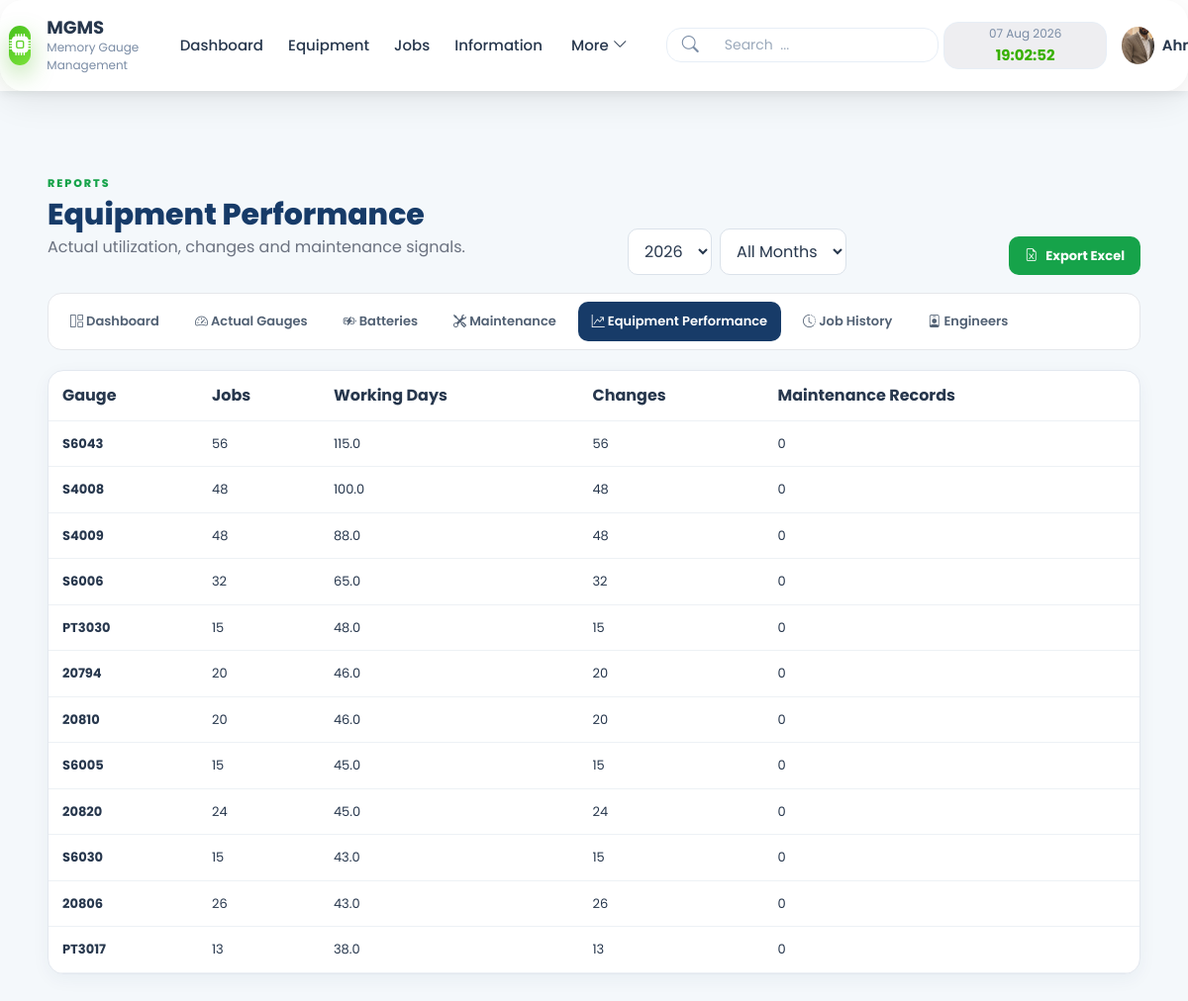
The app's page /reports/performance (signed in) with its own data.
### app/models/user.py (models this page shows, shortened)
class User(UserMixin, db.Model):
    __tablename__ = "users"
    id = db.Column(db.Integer, primary_key=True)
    username = db.Column(db.String(50), unique=True, nullable=False)
    full_name = db.Column(db.String(100), nullable=False)
    email = db.Column(db.String(120), unique=True, nullable=False)
    password_hash = db.Column(db.String(255), nullable=False)
    role = db.Column(
        db.String(20),
        nullable=False,
        default="user"
    )
    is_active = db.Column(
        db.Boolean,
        default=True
    )
    profile_image = db.Column(
        db.String(255),
        default="default.png"
    )
    last_login = db.Column(
        db.DateTime
    )
    created_at = db.Column(
        db.DateTime,
        default=datetime.utcnow
    )

### app/models/information.py (models this page shows)
class InformationRow(db.Model):
    __tablename__ = "information_rows"
    id = db.Column(
        db.Integer,
        primary_key=True
    )
    year = db.Column(
        db.Integer,
        nullable=False
    )
    month = db.Column(
        db.Integer,
        nullable=False
    )
    group_no = db.Column(
        db.Integer,
        nullable=False
    )
    gauge_serial = db.Column(
        db.String(100)
    )
    from_date = db.Column(
        db.Date
    )
    to_date = db.Column(
        db.Date
    )
    days = db.Column(
        db.Float,
        default=0
    )
    well_number = db.Column(
        db.String(100)
    )
    changed_to = db.Column(
        db.String(100)
    )
    survey = db.Column(
        db.String(100)
    )
    type = db.Column(
        db.String(100)
    )
    rig_name = db.Column(
        db.String(100)
    )
    position = db.Column(db.String(20))
    bundle_carrier_sn = db.Column(
        db.String(100)
    )
    battery_sn = db.Column(
        db.String(100)
    )
    engineer = db.Column(
        db.String(100)
    )
    total_hours = db.Column(
        db.Float,
        default=0
    )
    total_samples = db.Column(
        db.Integer,
        default=0
    )
    comment = db.Column(
        db.Text
    )
    attachment_filename = db.Column(
        db.String(255)
    )
    attachment_original_name = db.Column(
        db.String(255)
    )
    created_at = db.Column(
        db.DateTime,
        default=datetime.utcnow
    )

### app/reports/routes.py (the view)
@reports.route("/performance")
@login_required
def performance():
    years, year, month = _filters()
    rows = _rows(year, month)
    stats = defaultdict(lambda: {"days": 0.0, "jobs": set(), "changes": 0})
    for r in rows:
        sn = _actual_serial(r)
        if sn:
            stats[sn]["days"] += float(r.days or 0)
            stats[sn]["jobs"].add((r.year, r.month, r.group_no))
            stats[sn]["changes"] += 1 if r.changed_to and r.changed_to.strip() else 0
    maint = defaultdict(int)
    for m in MaintenanceRecord.query.filter_by(equipment_type="Gauge").all():
        maint[m.serial_number] += 1
    items = [{"serial": k, "days": round(v["days"],2), "jobs": len(v["jobs"]), "changes": v["changes"], "maintenance": maint[k]} for k,v in stats.items()]
    items.sort(key=lambda x: x["days"], reverse=True)
    return render_template(
    "reports/performance.html",
    years=years,
    year=year,
    month=month,
    months=MONTHS,
    items=items
)

### app/reports/routes.py (called while the page is built)
def _filters():
    years = [y[0] for y in db.session.query(InformationRow.year).distinct().order_by(InformationRow.year.desc()).all()]
    year = request.args.get("year", type=int) or (years[0] if years else date.today().year)
    month = request.args.get("month", type=int)
    return years, year, month

def _rows(year, month=None):
    q = InformationRow.query.filter_by(year=year)
    if month:
        q = q.filter_by(month=month)
    return q.all()

def _actual_serial(row):
    return (row.gauge_serial or "").strip()

### app/templates/reports/performance.html
{% extends 'base.html' %}{% block title %}Equipment Performance | MGMS{% endblock %}{% block css %}<link rel="stylesheet" href="{{ url_for('static', filename='css/reports.css') }}">{% endblock %}{% block content %}<section class="reports-page"><div class="report-head"><div><span class="eyebrow">REPORTS</span><h1>Equipment Performance</h1><p>Actual utilization, changes and maintenance signals.</p></div>{% include 'reports/_filters.html' %}</div>{% include 'reports/_nav.html' %}<div class="panel table-panel"><table><thead><tr><th>Gauge</th><th>Jobs</th><th>Working Days</th><th>Changes</th><th>Maintenance Records</th></tr></thead><tbody>{% for x in items %}<tr><td><b>{{ x.serial }}</b></td><td>{{ x.jobs }}</td><td>{{ x.days }}</td><td>{{ x.changes }}</td><td>{{ x.maintenance }}</td></tr>{% else %}<tr><td colspan="5" class="empty">No performance data.</td></tr>{% endfor %}</tbody></table></div></section>{% endblock %}

### app/templates/base.html (shortened to what this page needs)
<!DOCTYPE html>
<html lang="en">
<head>
    <link href="https://cdn.jsdelivr.net/npm/bootstrap@5.3.7/dist/css/bootstrap.min.css"
          rel="stylesheet">
    <link rel="stylesheet"
          href="https://cdn.jsdelivr.net/npm/bootstrap-icons@1.13.1/font/bootstrap-icons.min.css">
    <link rel="stylesheet"
          href="{{ url_for('static', filename='css/output.css') }}">
    <link rel="stylesheet"
          href="{{ url_for('static', filename='css/style.css') }}">
    {% block css %}
    {% endblock %}
</head>
<body
    class="{% if current_user.role == 'admin' %}admin-user{% endif %}"
    data-role="{{ current_user.role }}">
{% if current_user.is_authenticated %}
              <div style="background:red;color:white;padding:10px;">
                 </div>
<header class="top-navbar">
    <div class="navbar-container flex items-center justify-between px-6 py-3">
        <div class="logo-section flex items-center gap-3">
            <div class="logo-icon text-2xl text-green-600"><i class="bi bi-cpu-fill"></i></div>
            <div>
                <h3 class="font-bold text-lg leading-tight">MGMS</h3>
                <span class="text-[10px] text-gray-500 uppercase font-semibold">Memory Gauge Management</span>
            </div>
        </div>
<nav class="main-menu flex items-center gap-6">
    <a href="{{ url_for('dashboard.dashboard') }}"
       class="nav-item {% if request.endpoint == 'dashboard.dashboard' %}active{% endif %}">
        Dashboard
    </a>
    <a href="{{ url_for('equipment.equipment') }}"
       class="nav-item {% if request.endpoint == 'equipment.equipment' %}active{% endif %}">
        Equipment
    </a>
    <a href="{{ url_for('jobs.index') }}"
       class="nav-item {% if request.endpoint == 'jobs.index' %}active{% endif %}">
        Jobs
    </a>
    <a href="{{ url_for('information.index') }}"
       class="nav-item {% if request.endpoint == 'information.index' %}active{% endif %}">
        Information
    </a>
    <div class="more-menu relative group">
        <button class="more-btn nav-item flex items-center gap-1">
            More
            <i class="bi bi-chevron-down"></i>
        </button>
    </div>
</nav>
        <div class="navbar-right flex items-center gap-6">
    <div class="search-box position-relative">
        <i class="bi bi-search search-icon"></i>
        <input
            type="text"
            id="globalSearch"
            class="search-input"
            placeholder="Search  ...">
    </div>
            <div class="datetime-box text-xs text-gray-500 text-right">
                <div id="liveDate">15 Jul 2026</div>
                <div id="liveTime" class="font-bold text-green-600">10:45:25 AM</div>
            </div>
            <div class="user-menu relative group">
                <button class="user-btn flex items-center gap-2">
                   {% if current_user.profile_image != "default.png" %}
<img
    src="{{ url_for('static', filename='uploads/profiles/' ~ current_user.profile_image) }}"
    class="avatar">
{% else %}
<div class="avatar">
    {{ current_user.full_name[0]|upper }}
</div>
{% endif %}
                    <span class="user-name">
    {{ current_user.full_name.split()[0] }}
</span>
                </button>
            </div>
        </div>
    </div>
</header>
{% endif %}
<main class="{% if current_user.is_authenticated %}main-content{% endif %}">
    {% block content %}
    {% endblock %}
</main>
</body>
</html>

### app/static/css/style.css (style rules this page uses)
* { margin:0; padding:0; box-sizing:border-box; }
body { font-family:'Poppins',sans-serif; background:#07111F; color:white; }
:root { --primary:#38B000; --primary-dark:#2D8A00; --secondary:#2E7D32; --white:#FFFFFF; --bg:#F4F8FB; --text:#27374D; --text-light:#7A8CA5; --border:#E7EEF6; --glass:rgba(255,255,255,.72); --shadow: 0 12px 35px rgba(0,0,0,.08); --radius:18px; }
html { scroll-behavior:smooth; }
body { font-family:"Poppins",sans-serif; background:var(--bg); color:var(--text); overflow-x:hidden; }
.main-content { width:100%; padding:15px 20px; padding-top: 100px; }
.top-navbar { position: fixed; top: 0; left: 0; width: 100%; z-index: 1030; background: #fff; box-shadow: 0 2px 10px rgba(0,0,0,.08); }
.navbar-container { display:flex; align-items:center; justify-content:space-between; gap:25px; padding:12px 8px; background:rgba(255,255,255,.78); backdrop-filter:blur(20px); border-radius:24px; border:1px solid rgba(255,255,255,.6); box-shadow:0 10px 35px rgba(0,0,0,.08); }
.logo-section { display:flex; align-items:center; gap:15px; }
.logo-icon { width:40px; height:40px; border-radius:18px; background:linear-gradient( 135deg, #46C11B, #7BE23A ); display:flex; align-items:center; justify-content:center; color:white; font-size:22px; box-shadow: 0 10px 25px rgba(56,176,0,.35); }
.logo-section h3 { margin:0; font-size:18px; font-weight:700; }
.logo-section span { display:block; font-size:12px; color:var(--text-light); }
.main-menu { display:flex; align-items:center; justify-content:center; flex:1; gap:5px; white-space:nowrap; }
.main-menu a { text-decoration:none; color:var(--text); font-size:15px; font-weight:500; padding:8px 10px; border-radius:12px; transition:.30s; }
.navbar-right { display:flex; align-items:center; gap:5px; margin-right:30px; }
.search-box { width:200px; height:35px; display:flex; align-items:center; gap:12px; padding:0 18px; background:white; border:1px solid var(--border); border-radius:15px; transition:.30s; }
.search-box i { color:var(--text-light); font-size:17px; }
.search-box input { flex:1; border:none; outline:none; background:none; font-size:14px; color:var(--text); }
.search-box input::placeholder { color:#9BA9BB; }
.datetime-box { min-width:165px; text-align:center; padding:2px; border-radius:15px; background:rgb(238, 238, 241); border:1px solid var(--border); }
#liveDate { font-size:12px; color:var(--text-light); }
#liveTime { font-size:15px; font-weight:700; color:var(--primary); margin-top:2px; }
.avatar { width:36px; height:36px; border-radius:50%; object-fit:cover; background:#173B68; color:#fff; display:flex; align-items:center; justify-content:center; font-weight:600; overflow:hidden; }
.more-menu { position:relative; }
.more-btn { background:none; border:none; display:flex; align-items:center; gap:6px; font-size:15px; font-weight:500; color:var(--text); cursor:pointer; padding:10px 14px; border-radius:12px; transition:.3s; }
.user-menu { position:relative; }
.user-btn { display:flex; align-items:center; gap:10px; background:none; border:none; cursor:pointer; padding:6px 10px; border-radius:14px; transition:.3s; }
.user-btn span { font-size:15px; font-weight:600; color:var(--text); }
.user-name { max-width:120px; white-space:nowrap; overflow:hidden; text-overflow:ellipsis; font-weight:600; }
.avatar { width:38px; height:38px; border-radius:50%; display:flex; align-items:center; justify-content:center; background:#173B68; color:#fff; font-weight:700; overflow:hidden; object-fit:cover; }
.search-box { position:relative; width:300px; }
.search-input { width:100%; height:42px; padding:0 15px 0 40px; border:1px solid #d9dee7; border-radius:12px; background:#fff; outline:none; }
.search-icon { position:absolute; left:15px; top:50%; transform:translateY(-50%); color:#888; }

### records on screen
User: profile_image (picture), full_name "Ahm…"
InformationRow: serial "S6043", jobs "56", days "115.0", changes "56", maintenance "0"
InformationRow: serial "S4008", jobs "48", days "100.0", changes "48", maintenance "0"
InformationRow: serial "S4009", jobs "48", days "88.0", changes "48", maintenance "0"
InformationRow: serial "S6006", jobs "32", days "65.0", changes "32", maintenance "0"
InformationRow: serial "PT3030", jobs "15", days "48.0", changes "15", maintenance "0"
InformationRow: serial "20794", jobs "20", days "46.0", changes "20", maintenance "0"
InformationRow: serial "20810", jobs "20", days "46.0", changes "20", maintenance "0"
InformationRow: serial "S6005", jobs "15", days "45.0", changes "15", maintenance "0"
InformationRow: serial "20820", jobs "24", days "45.0", changes "24", maintenance "0"
InformationRow: serial "S6030", jobs "15", days "43.0", changes "15", maintenance "0"
InformationRow: serial "20806", jobs "26", days "43.0", changes "26", maintenance "0"
InformationRow: serial "PT3017", jobs "13", days "38.0", changes "13", maintenance "0"

### other values on screen
form field year "2026"
